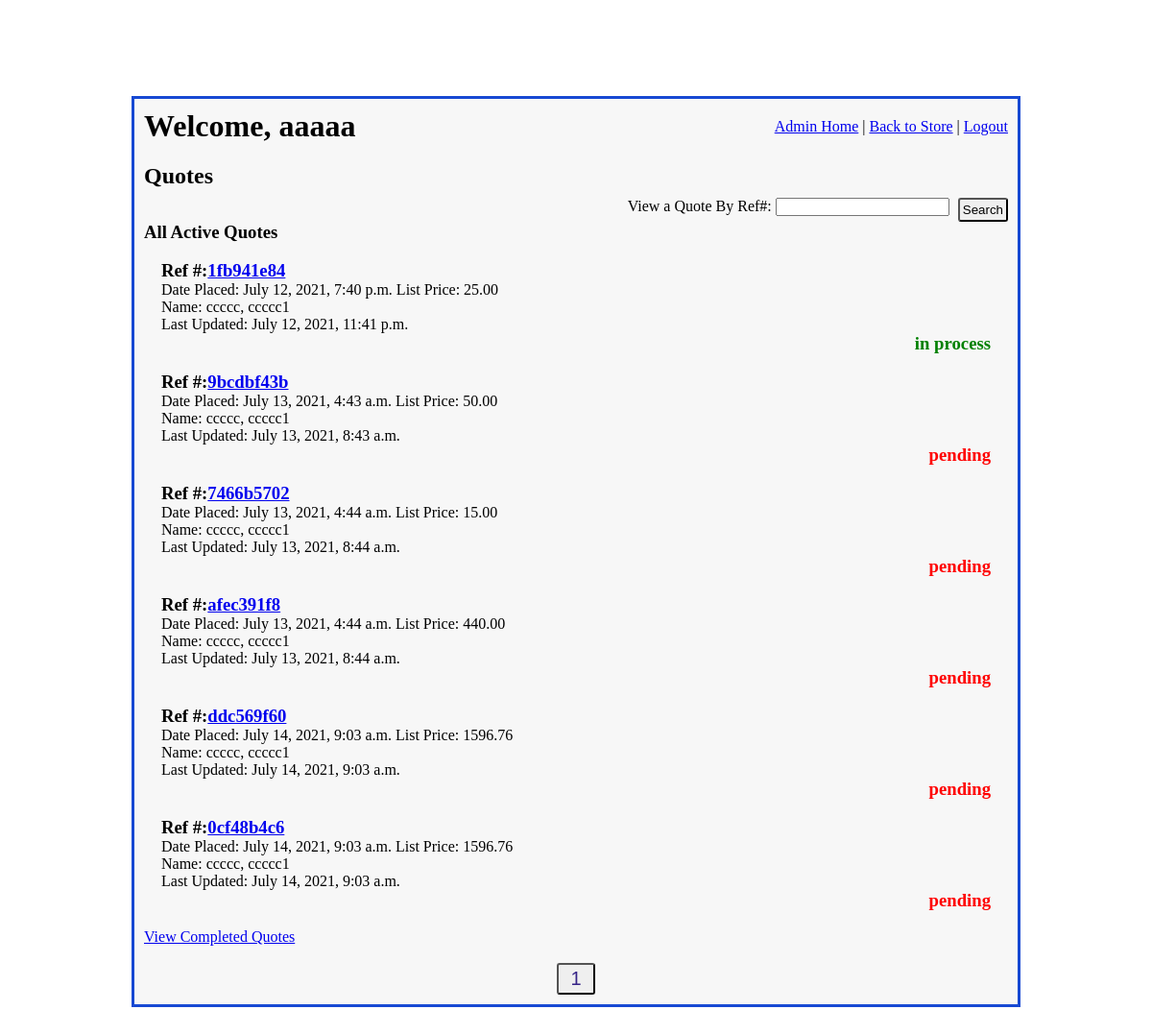
/admin_access/quotes_display/1 (signed in), run on an earlier commit of the app's database.
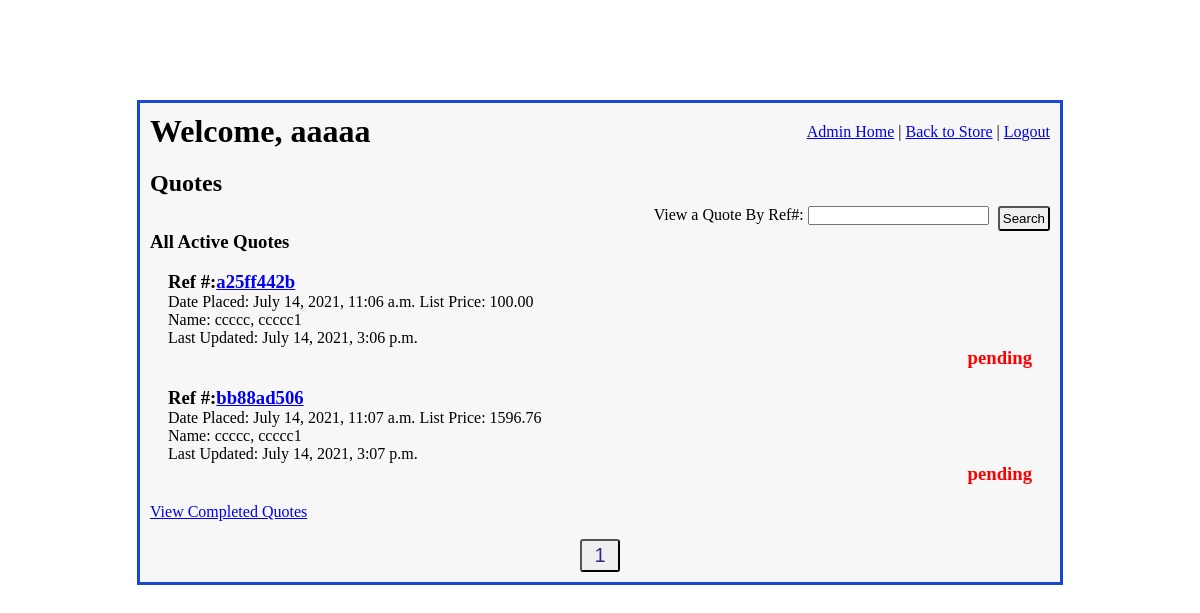
And on a later commit of the database.
### imgfield_app/models.py (models this page shows)
class Quote(models.Model):
    quoted_by = models.ForeignKey(
        User,
        related_name="user_quotes",
        on_delete=models.CASCADE
    )
    contact_info =  models.ForeignKey(
        ContactInfo,
        related_name="quotes",
        on_delete = models.CASCADE,
        null=True, blank=True,
    )
    ref_number = models.CharField(max_length=10)
    total_price = models.DecimalField(decimal_places=2, max_digits=10, null=True, blank=True)
    status = models.CharField(max_length=27)
    special_instructions = models.TextField(null=True, blank=True)
    office_notes = models.TextField(null=True, blank=True)
    placed_at = models.DateTimeField(auto_now_add=True)
    created_at = models.DateTimeField(auto_now_add=True)
    updated_at = models.DateTimeField(auto_now=True)
    objects = QuoteManager()

class User(models.Model):
    first_name = models.CharField(max_length=45)
    last_name = models.CharField(max_length=60)
    email = models.CharField(max_length=60)
    password = models.CharField(max_length=60)
    security_level = models.IntegerField()
    created_at = models.DateTimeField(auto_now_add=True)
    updated_at = models.DateTimeField(auto_now=True)
    objects = UserManager()

### admin_app/views.py (the view)
# urls.py: path('quotes_display/<int:page_num>', views.quotes_display),
def quotes_display(request, page_num):
    if 'user_id' in request.session:
        logged_user = User.objects.get(id=request.session['user_id'])
        if logged_user.security_level > 4:
            all_active_quotes = Quote.objects.exclude(status = "archived").exclude(status="completed").order_by('placed_at')
            p = Paginator(all_active_quotes, 15)
            page = p.page(page_num)
            num_of_pages = "a" * p.num_pages
            context = {
                'logged_user': logged_user,
                'all_active_quotes': page,
                'num_of_pages': num_of_pages,
            }
            return render(request, "quotes_display.html", context)
    return redirect("/")

### admin_app/templates/quotes_display.html (shortened to what this page needs)
<!DOCTYPE html>
<html lang="en">
<head>
    {% load static %}
    <link rel="stylesheet" href="{% static 'css/admin_main.css' %}">
    <link rel="stylesheet" href="{% static 'css/quotes_display.css' %}">
</head>
<body>
    <div id="wrapper">
        <div id="header">
            <h1>Welcome, {{ logged_user.first_name }}</h1>
            <div id="links">
                <a href="/admin_access">Admin Home</a>  |
                <a href="/">Back to Store</a>  |
                <a href="/signon/logout">Logout</a>
            </div>
        </div>
        <div id="content">
            <h2>Quotes</h2>
            <form action="/admin_access/find_quote" method="POST">
                <p>View a Quote By Ref#: <input type="text" name="quote_ref_num"></p>
                <button type="submit">Search</button>
            </form>
            <div id="quotes">
                <h3>All Active Quotes</h3>
                {% for quote in all_active_quotes %}
                    <div class="quote_pod">
                        <div class="quote_info">
                            <h3>Ref #:<a href="/admin_access/view_quote/{{ quote.id }}">{{ quote.ref_number }}</a></h3>
                            <p>Date Placed: {{ quote.placed_at }} <span class="quote_price">List Price: {{quote.total_price }}</span></p>
                            <p>Name: {{ quote.quoted_by.last_name }}, {{ quote.quoted_by.first_name }}</p>
                            <p>Last Updated: {{ quote.updated_at }}</p>
                        </div>
                        <div class="quote_status">
                            {% if quote.status == "pending" %}
                                <h3 class="status red">{{ quote.status }}</h3>
                            {% elif quote.status == "in process" %}
                                <h3 class="status green">{{ quote.status }}</h3>
                            {% endif %}
                        </div>
                    </div>
                {% endfor%}
                <a href="/admin_access/completed_quotes_display/1">View Completed Quotes</a>
                <div id="page_nav">
                    {% for i in num_of_pages %}
                        <button>
                            <a href="/admin_access/completed_quotes_display/{{ forloop.counter }}">{{ forloop.counter }}</a>
                        </button>
                    {% endfor %}
                </div>
            </div>
        </div>
    </div>
</body>
</html>

What changed in the data, as far as the page shows it:
removed Quote: ref_number "1fb941e84", placed_at "July 12, 2021, 7:40 p.m.", total_price "25.00", quoted_by.last_name "ccccc", quoted_by.first_name "ccccc1", updated_at "July 12, 2021, 11:41 p.m.", status "in process"
removed Quote: ref_number "9bcdbf43b", placed_at "July 13, 2021, 4:43 a.m.", total_price "50.00", quoted_by.last_name "ccccc", quoted_by.first_name "ccccc1", updated_at "July 13, 2021, 8:43 a.m.", status "pending"
removed Quote: ref_number "7466b5702", placed_at "July 13, 2021, 4:44 a.m.", total_price "15.00", quoted_by.last_name "ccccc", quoted_by.first_name "ccccc1", updated_at "July 13, 2021, 8:44 a.m.", status "pending"
removed Quote: ref_number "afec391f8", placed_at "July 13, 2021, 4:44 a.m.", total_price "440.00", quoted_by.last_name "ccccc", quoted_by.first_name "ccccc1", updated_at "July 13, 2021, 8:44 a.m.", status "pending"
removed Quote: ref_number "ddc569f60", placed_at "July 14, 2021, 9:03 a.m.", total_price "1596.76", quoted_by.last_name "ccccc", quoted_by.first_name "ccccc1", updated_at "July 14, 2021, 9:03 a.m.", status "pending"
removed Quote: ref_number "0cf48b4c6", placed_at "July 14, 2021, 9:03 a.m.", total_price "1596.76", quoted_by.last_name "ccccc", quoted_by.first_name "ccccc1", updated_at "July 14, 2021, 9:03 a.m.", status "pending"
added Quote: ref_number "a25ff442b", placed_at "July 14, 2021, 11:06 a.m.", total_price "100.00", quoted_by.last_name "ccccc", quoted_by.first_name "ccccc1", updated_at "July 14, 2021, 3:06 p.m.", status "pending"
added Quote: ref_number "bb88ad506", placed_at "July 14, 2021, 11:07 a.m.", total_price "1596.76", quoted_by.last_name "ccccc", quoted_by.first_name "ccccc1", updated_at "July 14, 2021, 3:07 p.m.", status "pending"
